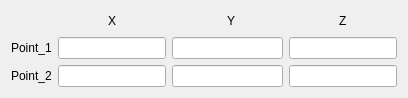
<?xml version="1.0" encoding="UTF-8"?>
<ui version="4.0">
 <class>Form</class>
 <widget class="QWidget" name="Form">
  <property name="geometry">
   <rect>
    <x>0</x>
    <y>0</y>
    <width>408</width>
    <height>92</height>
   </rect>
  </property>
  <property name="windowTitle">
   <string>Form</string>
  </property>
  <layout class="QVBoxLayout" name="verticalLayout">
   <item>
    <layout class="QGridLayout" name="gridLayout">
     <item row="0" column="6">
      <widget class="QLabel" name="label_y2">
       <property name="text">
        <string>Y</string>
       </property>
      </widget>
     </item>
     <item row="2" column="0">
      <widget class="QLabel" name="label_2">
       <property name="text">
        <string>Point_2</string>
       </property>
      </widget>
     </item>
     <item row="2" column="4" colspan="4">
      <widget class="QLineEdit" name="lineEdit_point2y"/>
     </item>
     <item row="0" column="9">
      <widget class="QLabel" name="label_z2">
       <property name="text">
        <string>Z</string>
       </property>
      </widget>
     </item>
     <item row="1" column="1" colspan="3">
      <widget class="QLineEdit" name="lineEdit_point1x"/>
     </item>
     <item row="1" column="0">
      <widget class="QLabel" name="label">
       <property name="text">
        <string>Point_1</string>
       </property>
      </widget>
     </item>
     <item row="0" column="2">
      <widget class="QLabel" name="label_x2">
       <property name="text">
        <string>X</string>
       </property>
      </widget>
     </item>
     <item row="1" column="4" colspan="4">
      <widget class="QLineEdit" name="lineEdit_point1y"/>
     </item>
     <item row="0" column="7">
      <spacer name="horizontalSpacer_4">
       <property name="orientation">
        <enum>Qt::Horizontal</enum>
       </property>
       <property name="sizeHint" stdset="0">
        <size>
         <width>40</width>
         <height>20</height>
        </size>
       </property>
      </spacer>
     </item>
     <item row="2" column="1" colspan="3">
      <widget class="QLineEdit" name="lineEdit_point2x"/>
     </item>
     <item row="0" column="4">
      <spacer name="horizontalSpacer_3">
       <property name="orientation">
        <enum>Qt::Horizontal</enum>
       </property>
       <property name="sizeHint" stdset="0">
        <size>
         <width>40</width>
         <height>20</height>
        </size>
       </property>
      </spacer>
     </item>
     <item row="0" column="1">
      <spacer name="horizontalSpacer">
       <property name="orientation">
        <enum>Qt::Horizontal</enum>
       </property>
       <property name="sizeHint" stdset="0">
        <size>
         <width>40</width>
         <height>20</height>
        </size>
       </property>
      </spacer>
     </item>
     <item row="0" column="8">
      <spacer name="horizontalSpacer_5">
       <property name="orientation">
        <enum>Qt::Horizontal</enum>
       </property>
       <property name="sizeHint" stdset="0">
        <size>
         <width>40</width>
         <height>20</height>
        </size>
       </property>
      </spacer>
     </item>
     <item row="0" column="3">
      <spacer name="horizontalSpacer_2">
       <property name="orientation">
        <enum>Qt::Horizontal</enum>
       </property>
       <property name="sizeHint" stdset="0">
        <size>
         <width>40</width>
         <height>20</height>
        </size>
       </property>
      </spacer>
     </item>
     <item row="0" column="10">
      <spacer name="horizontalSpacer_6">
       <property name="orientation">
        <enum>Qt::Horizontal</enum>
       </property>
       <property name="sizeHint" stdset="0">
        <size>
         <width>40</width>
         <height>20</height>
        </size>
       </property>
      </spacer>
     </item>
     <item row="1" column="8" colspan="3">
      <widget class="QLineEdit" name="lineEdit_point1z"/>
     </item>
     <item row="2" column="8" colspan="3">
      <widget class="QLineEdit" name="lineEdit_point2z"/>
     </item>
    </layout>
   </item>
  </layout>
 </widget>
 <tabstops>
  <tabstop>lineEdit_point1x</tabstop>
  <tabstop>lineEdit_point1y</tabstop>
  <tabstop>lineEdit_point1z</tabstop>
  <tabstop>lineEdit_point2x</tabstop>
  <tabstop>lineEdit_point2y</tabstop>
  <tabstop>lineEdit_point2z</tabstop>
 </tabstops>
 <resources/>
 <connections/>
</ui>
